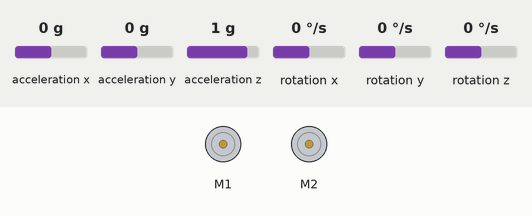
The sketch below on a simulated Arduino Uno, built with avr-gcc and run on an emulated ATmega328P. Shown: 2 × DC motor (green arrow = forward, orange = backward, longer = faster). The test bench sets the inputs (shaded band); at power-on: acceleration y 0 g, acceleration x 0 g, acceleration z 1 g, rotation x 0 °/s, rotation y 0 °/s, rotation z 0 °/s. What the sketch prints to the serial monitor is not drawn.

Above: at 1.2 s.
1.3 s: acceleration y set to -1.4 g
At 1.9 s:
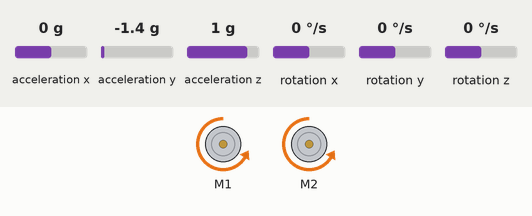
2.8 s: acceleration y set to -0.1 g
4.3 s: acceleration y set to 0.2 g
At 5.3 s:
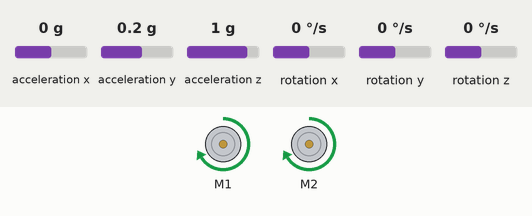
5.8 s: acceleration y set to -0.8 g
At 6.5 s:
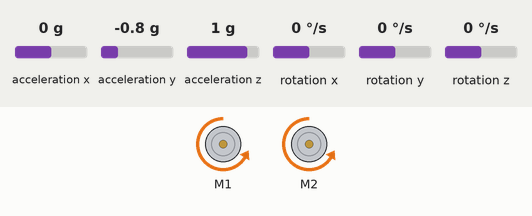
7.3 s: acceleration y set to 0.8 g
At 7.6 s:
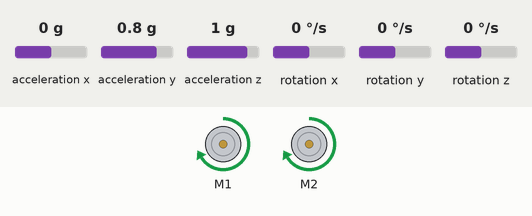
Timing chart, 0 to 9.8 s (numbered marks = the images above; inputs shaded):
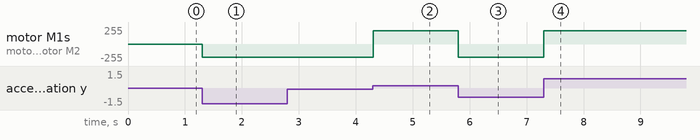

The sketch:

Motor_drive_and_geyro.ino
```cpp
/*
    MPU6050 Triple Axis Gyroscope & Accelerometer. Pitch & Roll Accelerometer Example.
    Read more: http://www.jarzebski.pl/arduino/czujniki-i-sensory/3-osiowy-zyroskop-i-akcelerometr-mpu6050.html
    GIT: https://github.com/jarzebski/Arduino-MPU6050
    Web: http://www.jarzebski.pl
    (c) 2014 by Korneliusz Jarzebski
*/
#include <AFMotor.h>
#include <Wire.h>
#include <MPU6050.h>

AF_DCMotor motor1(1);
AF_DCMotor motor2(2);

MPU6050 mpu;

int pitch, roll;

void setup()
{
  Serial.begin(9600);

  Serial.println("Initialize MPU6050");

  motor1.setSpeed(200);
  motor1.run(RELEASE);
  motor2.setSpeed(200);
  motor2.run(RELEASE);

  while (!mpu.begin(MPU6050_SCALE_2000DPS, MPU6050_RANGE_2G))
  {
    Serial.println("Could not find a valid MPU6050 sensor, check wiring!");
    delay(500);
  }
}

void loop()
{
  scan_gyro();

  if (roll > 0) {
    motor1.run(FORWARD);
    motor2.run(FORWARD);
  }

  if (roll < 0) {
    motor1.run(BACKWARD);
    motor2.run(BACKWARD);

  }
}


void scan_gyro() {

  // Read normalized values
  Vector normAccel = mpu.readNormalizeAccel();

  // Calculate Pitch & Roll
  pitch = -(atan2(normAccel.XAxis, sqrt(normAccel.YAxis * normAccel.YAxis + normAccel.ZAxis * normAccel.ZAxis)) * 180.0) / M_PI;
  roll = (atan2(normAccel.YAxis, normAccel.ZAxis) * 180.0) / M_PI;

  // Output


}

void show_data() {
  Serial.print(" Pitch = ");
  Serial.print(pitch);
  Serial.print(" Roll = ");
  Serial.print(roll);

  Serial.println();
}
```

Measured:
- the behaviour switches between 0 and 0.1 g on acceleration y (found by bisection; images 1 and 2)
- after the input at 1.3 s, motor M1, motor M2: stopped → backward 200/255 at once
- after the input at 2.8 s, every drawn part: stays the same
- after the input at 4.3 s, motor M1, motor M2: backward 200/255 → forward 200/255 at once
- after the input at 5.8 s, motor M1, motor M2: forward 200/255 → backward 200/255 at once
- after the input at 7.3 s, motor M1, motor M2: backward 200/255 → forward 200/255 at once
